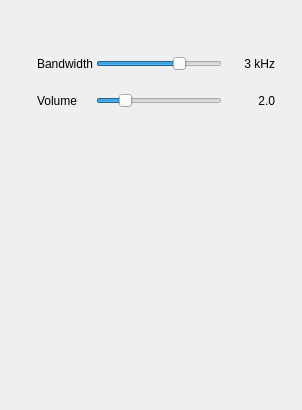
<?xml version="1.0" encoding="UTF-8"?>
<ui version="4.0">
 <class>SSBDemodGUI</class>
 <widget class="RollupWidget" name="SSBDemodGUI">
  <property name="geometry">
   <rect>
    <x>0</x>
    <y>0</y>
    <width>302</width>
    <height>410</height>
   </rect>
  </property>
  <property name="windowTitle">
   <string>SSB Demodulator</string>
  </property>
  <widget class="QWidget" name="settingsContainer" native="true">
   <property name="geometry">
    <rect>
     <x>35</x>
     <y>35</y>
     <width>242</width>
     <height>96</height>
    </rect>
   </property>
   <property name="windowTitle">
    <string>Settings</string>
   </property>
   <layout class="QGridLayout" name="gridLayout">
    <property name="margin">
     <number>2</number>
    </property>
    <property name="spacing">
     <number>3</number>
    </property>
    <item row="0" column="0">
     <widget class="QLabel" name="label">
      <property name="text">
       <string>Bandwidth</string>
      </property>
     </widget>
    </item>
    <item row="0" column="1">
     <widget class="QSlider" name="BW">
      <property name="minimum">
       <number>-8</number>
      </property>
      <property name="maximum">
       <number>8</number>
      </property>
      <property name="pageStep">
       <number>1</number>
      </property>
      <property name="value">
       <number>3</number>
      </property>
      <property name="orientation">
       <enum>Qt::Horizontal</enum>
      </property>
     </widget>
    </item>
    <item row="0" column="2">
     <widget class="QLabel" name="BWText">
      <property name="minimumSize">
       <size>
        <width>50</width>
        <height>0</height>
       </size>
      </property>
      <property name="text">
       <string>3 kHz</string>
      </property>
      <property name="alignment">
       <set>Qt::AlignRight|Qt::AlignTrailing|Qt::AlignVCenter</set>
      </property>
     </widget>
    </item>
    <item row="1" column="0">
     <widget class="QLabel" name="label_2">
      <property name="text">
       <string>Volume</string>
      </property>
     </widget>
    </item>
    <item row="1" column="1">
     <widget class="QSlider" name="volume">
      <property name="maximum">
       <number>100</number>
      </property>
      <property name="value">
       <number>20</number>
      </property>
      <property name="orientation">
       <enum>Qt::Horizontal</enum>
      </property>
     </widget>
    </item>
    <item row="1" column="2">
     <widget class="QLabel" name="volumeText">
      <property name="minimumSize">
       <size>
        <width>50</width>
        <height>0</height>
       </size>
      </property>
      <property name="text">
       <string>2.0</string>
      </property>
      <property name="alignment">
       <set>Qt::AlignRight|Qt::AlignTrailing|Qt::AlignVCenter</set>
      </property>
     </widget>
    </item>
   </layout>
  </widget>
  <widget class="QWidget" name="spectrumContainer" native="true">
   <property name="geometry">
    <rect>
     <x>40</x>
     <y>140</y>
     <width>218</width>
     <height>184</height>
    </rect>
   </property>
   <property name="windowTitle">
    <string>Channel Spectrum</string>
   </property>
   <layout class="QVBoxLayout" name="verticalLayout">
    <property name="spacing">
     <number>2</number>
    </property>
    <property name="margin">
     <number>3</number>
    </property>
    <item>
     <widget class="GLSpectrum" name="glSpectrum" native="true">
      <property name="minimumSize">
       <size>
        <width>200</width>
        <height>150</height>
       </size>
      </property>
     </widget>
    </item>
    <item>
     <widget class="GLSpectrumGUI" name="spectrumGUI" native="true"/>
    </item>
   </layout>
  </widget>
 </widget>
 <customwidgets>
  <customwidget>
   <class>GLSpectrum</class>
   <extends>QWidget</extends>
   <header>gui/glspectrum.h</header>
   <container>1</container>
  </customwidget>
  <customwidget>
   <class>GLSpectrumGUI</class>
   <extends>QWidget</extends>
   <header>gui/glspectrumgui.h</header>
   <container>1</container>
  </customwidget>
  <customwidget>
   <class>RollupWidget</class>
   <extends>QWidget</extends>
   <header>gui/rollupwidget.h</header>
   <container>1</container>
  </customwidget>
 </customwidgets>
 <resources/>
 <connections/>
</ui>
